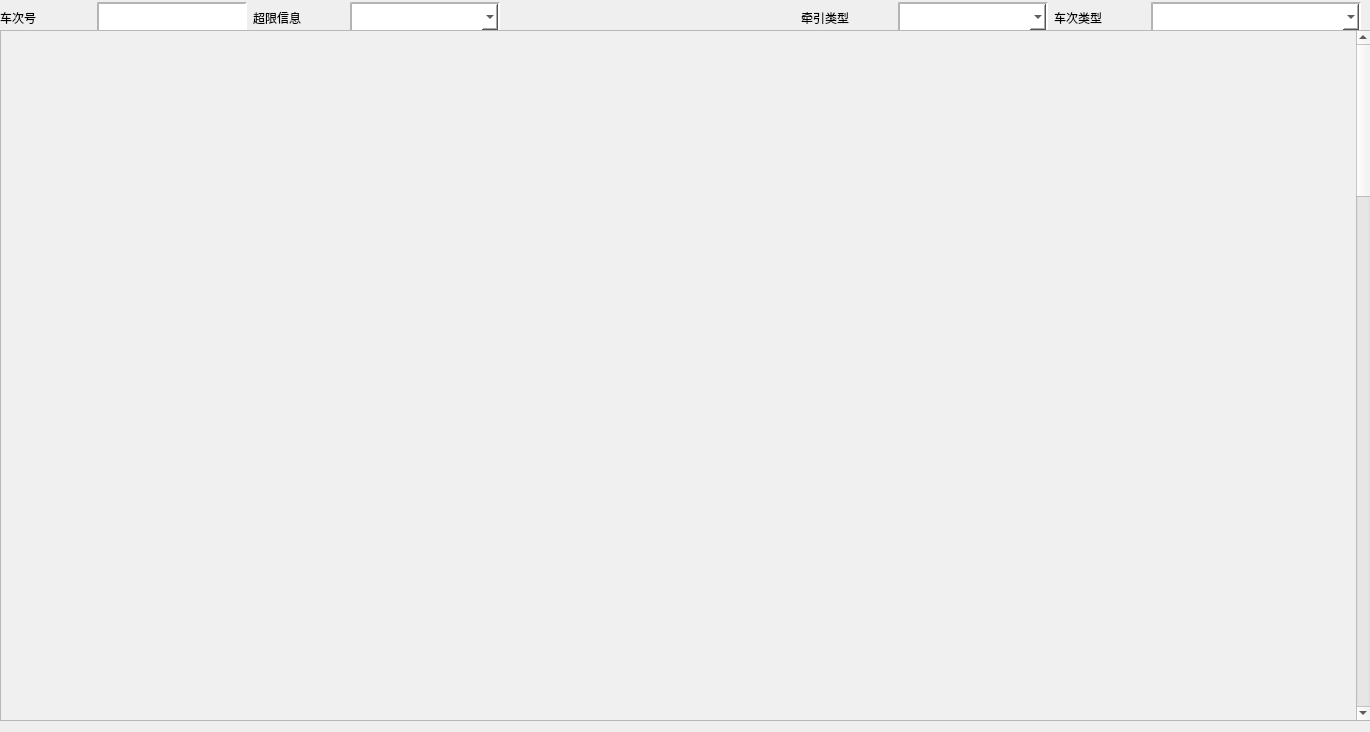
<?xml version="1.0" encoding="UTF-8"?>
<ui version="4.0">
 <class>jsj_plan_Add</class>
 <widget class="QWidget" name="jsj_plan_Add">
  <property name="geometry">
   <rect>
    <x>0</x>
    <y>0</y>
    <width>1370</width>
    <height>732</height>
   </rect>
  </property>
  <property name="windowTitle">
   <string>Form</string>
  </property>
  <property name="styleSheet">
   <string notr="true">QTimeEdit{
		background-color: rgb(255, 255, 255);
	padding-left: 8px;
	border-top:2px inset rgb(180, 180, 180);
	border-left:2px inset rgb(180, 180, 180);
	border-bottom:2px inset rgb(240, 240, 240);
	border-right:2px inset rgb(240, 240, 240);
	color: rgb(0, 0, 0);
	font: 14pt &quot;黑体&quot;;
}
QPushButton{
	background-color: rgb(210, 210, 210);
	font: 14pt &quot;黑体&quot;;
}
QLineEdit{
		background-color: rgb(255, 255, 255);
	padding-left: 8px;
	border-top:2px inset rgb(180, 180, 180);
	border-left:2px inset rgb(180, 180, 180);
	border-bottom:2px inset rgb(240, 240, 240);
	border-right:2px inset rgb(240, 240, 240);
	font: 13pt &quot;黑体&quot;;
}
QComboBox{
	background-color: rgb(255, 255, 255);
	padding-left: 8px;
	border-top:2px inset rgb(180, 180, 180);
	border-left:2px inset rgb(180, 180, 180);
	border-bottom:2px inset rgb(240, 240, 240);
	border-right:2px inset rgb(240, 240, 240);
	font: 13pt &quot;黑体&quot;;
}
QDateEdit{
	background-color: rgb(255, 255, 255);
	padding-left: 8px;
	border-top:2px inset rgb(180, 180, 180);
	border-left:2px inset rgb(180, 180, 180);
	border-bottom:2px inset rgb(240, 240, 240);
	border-right:2px inset rgb(240, 240, 240);
	font: 13pt &quot;黑体&quot;;
}
QComboBox:!enabled{
	background-color: rgb(240, 240, 240);
	padding-left: 8px;
	border-top:2px inset rgb(180, 180, 180);
	border-left:2px inset rgb(180, 180, 180);
	border-bottom:2px inset rgb(240, 240, 240);
	border-right:2px inset rgb(240, 240, 240);
	font: 10pt &quot;黑体&quot;;
}
QWidget#jsj_jhxfdlg{
	background-color: rgb(240, 240, 240);
	font: 10pt &quot;黑体&quot;;
}
QWidget#detailPlan{
background-color: rgb(240, 240, 240);
	font: 10pt &quot;黑体&quot;;
}
QLabel{
	font: 13pt &quot;黑体&quot;;
}</string>
  </property>
  <widget class="QWidget" name="layoutWidget">
   <property name="geometry">
    <rect>
     <x>0</x>
     <y>0</y>
     <width>1361</width>
     <height>35</height>
    </rect>
   </property>
   <layout class="QHBoxLayout" name="horizontalLayout">
    <item>
     <layout class="QHBoxLayout" name="horizontalLayout_2">
      <item>
       <widget class="QLabel" name="label_5">
        <property name="minimumSize">
         <size>
          <width>91</width>
          <height>31</height>
         </size>
        </property>
        <property name="maximumSize">
         <size>
          <width>91</width>
          <height>31</height>
         </size>
        </property>
        <property name="styleSheet">
         <string notr="true">font: 13pt &quot;黑体&quot;;</string>
        </property>
        <property name="text">
         <string>车次号</string>
        </property>
       </widget>
      </item>
      <item>
       <widget class="QLineEdit" name="checi_Edit">
        <property name="minimumSize">
         <size>
          <width>150</width>
          <height>30</height>
         </size>
        </property>
        <property name="maximumSize">
         <size>
          <width>150</width>
          <height>30</height>
         </size>
        </property>
       </widget>
      </item>
     </layout>
    </item>
    <item>
     <layout class="QHBoxLayout" name="horizontalLayout_5">
      <item>
       <widget class="QLabel" name="label_7">
        <property name="minimumSize">
         <size>
          <width>91</width>
          <height>31</height>
         </size>
        </property>
        <property name="maximumSize">
         <size>
          <width>91</width>
          <height>31</height>
         </size>
        </property>
        <property name="styleSheet">
         <string notr="true">font: 13pt &quot;黑体&quot;;</string>
        </property>
        <property name="text">
         <string>超限信息</string>
        </property>
       </widget>
      </item>
      <item>
       <widget class="QComboBox" name="cx_combo">
        <property name="minimumSize">
         <size>
          <width>150</width>
          <height>30</height>
         </size>
        </property>
        <property name="maximumSize">
         <size>
          <width>150</width>
          <height>30</height>
         </size>
        </property>
        <property name="styleSheet">
         <string notr="true"/>
        </property>
       </widget>
      </item>
     </layout>
    </item>
    <item>
     <layout class="QHBoxLayout" name="horizontalLayout_6">
      <item>
       <spacer name="horizontalSpacer">
        <property name="orientation">
         <enum>Qt::Horizontal</enum>
        </property>
        <property name="sizeType">
         <enum>QSizePolicy::MinimumExpanding</enum>
        </property>
        <property name="sizeHint" stdset="0">
         <size>
          <width>40</width>
          <height>20</height>
         </size>
        </property>
       </spacer>
      </item>
      <item>
       <widget class="QLabel" name="label_8">
        <property name="minimumSize">
         <size>
          <width>91</width>
          <height>31</height>
         </size>
        </property>
        <property name="maximumSize">
         <size>
          <width>91</width>
          <height>31</height>
         </size>
        </property>
        <property name="styleSheet">
         <string notr="true">font: 13pt &quot;黑体&quot;;</string>
        </property>
        <property name="text">
         <string>牵引类型</string>
        </property>
       </widget>
      </item>
      <item>
       <widget class="QComboBox" name="qytype_Combo">
        <property name="minimumSize">
         <size>
          <width>150</width>
          <height>30</height>
         </size>
        </property>
        <property name="maximumSize">
         <size>
          <width>150</width>
          <height>30</height>
         </size>
        </property>
        <property name="styleSheet">
         <string notr="true"/>
        </property>
       </widget>
      </item>
     </layout>
    </item>
    <item>
     <layout class="QHBoxLayout" name="horizontalLayout_8">
      <item>
       <widget class="QLabel" name="label_10">
        <property name="minimumSize">
         <size>
          <width>91</width>
          <height>31</height>
         </size>
        </property>
        <property name="maximumSize">
         <size>
          <width>91</width>
          <height>31</height>
         </size>
        </property>
        <property name="styleSheet">
         <string notr="true">font: 13pt &quot;黑体&quot;;</string>
        </property>
        <property name="text">
         <string>车次类型</string>
        </property>
       </widget>
      </item>
      <item>
       <widget class="QComboBox" name="CCLX_Combo">
        <property name="minimumSize">
         <size>
          <width>210</width>
          <height>30</height>
         </size>
        </property>
        <property name="maximumSize">
         <size>
          <width>210</width>
          <height>30</height>
         </size>
        </property>
        <property name="styleSheet">
         <string notr="true"/>
        </property>
       </widget>
      </item>
     </layout>
    </item>
   </layout>
  </widget>
  <widget class="QScrollArea" name="scrollArea">
   <property name="geometry">
    <rect>
     <x>0</x>
     <y>30</y>
     <width>1371</width>
     <height>691</height>
    </rect>
   </property>
   <property name="maximumSize">
    <size>
     <width>16777215</width>
     <height>691</height>
    </size>
   </property>
   <property name="widgetResizable">
    <bool>true</bool>
   </property>
   <widget class="QWidget" name="detailPlan">
    <property name="geometry">
     <rect>
      <x>0</x>
      <y>0</y>
      <width>1355</width>
      <height>3000</height>
     </rect>
    </property>
    <property name="minimumSize">
     <size>
      <width>0</width>
      <height>3000</height>
     </size>
    </property>
    <property name="styleSheet">
     <string notr="true">QTimeEdit{
		background-color: rgb(255, 255, 255);
	padding-left: 8px;
	border-top:2px inset rgb(180, 180, 180);
	border-left:2px inset rgb(180, 180, 180);
	border-bottom:2px inset rgb(240, 240, 240);
	border-right:2px inset rgb(240, 240, 240);
	color: rgb(0, 0, 0);
	font: 14pt &quot;黑体&quot;;
}
QPushButton{
	background-color: rgb(210, 210, 210);
	font: 14pt &quot;黑体&quot;;
}
QLineEdit{
		background-color: rgb(255, 255, 255);
	padding-left: 8px;
	border-top:2px inset rgb(180, 180, 180);
	border-left:2px inset rgb(180, 180, 180);
	border-bottom:2px inset rgb(240, 240, 240);
	border-right:2px inset rgb(240, 240, 240);
	font: 13pt &quot;黑体&quot;;
}
QComboBox{
	background-color: rgb(255, 255, 255);
	padding-left: 8px;
	border-top:2px inset rgb(180, 180, 180);
	border-left:2px inset rgb(180, 180, 180);
	border-bottom:2px inset rgb(240, 240, 240);
	border-right:2px inset rgb(240, 240, 240);
	font: 13pt &quot;黑体&quot;;
}
QDateEdit{
	background-color: rgb(255, 255, 255);
	padding-left: 8px;
	border-top:2px inset rgb(180, 180, 180);
	border-left:2px inset rgb(180, 180, 180);
	border-bottom:2px inset rgb(240, 240, 240);
	border-right:2px inset rgb(240, 240, 240);
	font: 13pt &quot;黑体&quot;;
}
QComboBox:!enabled{
	background-color: rgb(240, 240, 240);
	padding-left: 8px;
	border-top:2px inset rgb(180, 180, 180);
	border-left:2px inset rgb(180, 180, 180);
	border-bottom:2px inset rgb(240, 240, 240);
	border-right:2px inset rgb(240, 240, 240);
	font: 10pt &quot;黑体&quot;;
}
QWidget#jsj_jhxfdlg{
	background-color: rgb(240, 240, 240);
	font: 10pt &quot;黑体&quot;;
}</string>
    </property>
   </widget>
  </widget>
 </widget>
 <resources/>
 <connections/>
</ui>
